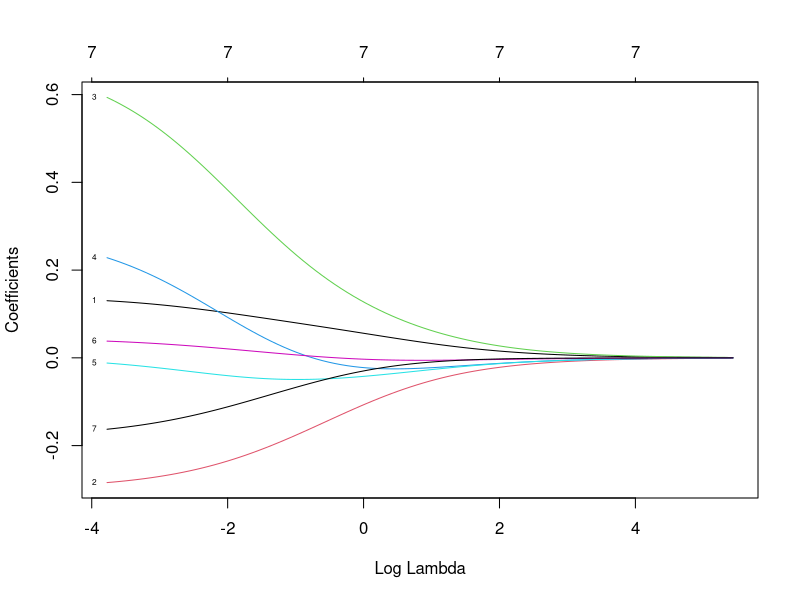
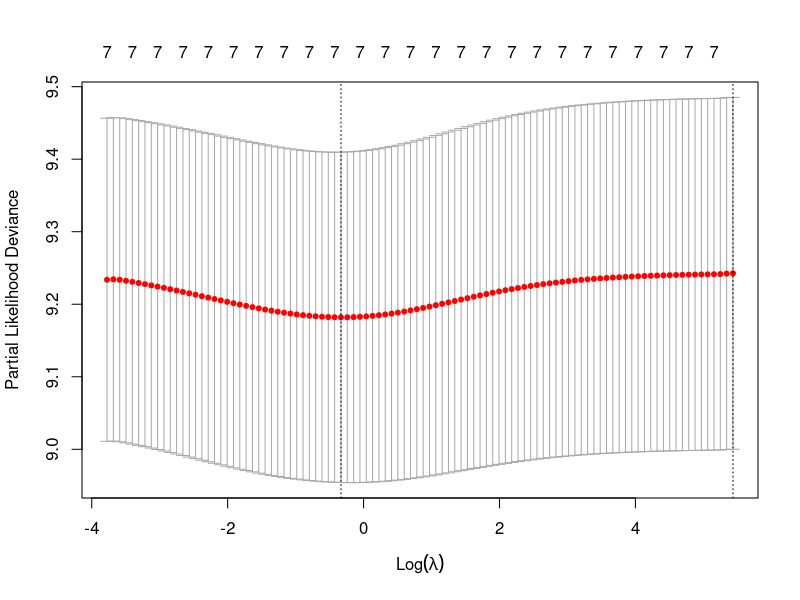

Write the R code that produced these figures, in order.
# =============================================================================
# Persona 2: Modelo de supervivencia de Cox penalizado con Ridge (L2)
# Requiere: survival, glmnet
#
# NOTA: el ejemplo usa survival::lung como base de prueba. Para el proyecto,
# reemplazar la sección 1 por la base real manteniendo el esquema:
#   time   = tiempo de seguimiento
#   event  = 1 si ocurrió el evento, 0 si fue censura
#   resto  = covariables (numéricas o dummies)
# =============================================================================

suppressPackageStartupMessages({
  library(survival)
  library(glmnet)
})

set.seed(2026)

# -----------------------------------------------------------------------------
# 1. Datos y preparación
# -----------------------------------------------------------------------------
data(lung, package = "survival")
dat <- lung
dat$event <- dat$status - 1          # lung: 1 = censura, 2 = muerte  ->  0 / 1
dat$sex   <- dat$sex - 1             # 0 = hombre, 1 = mujer

vars <- c("age", "sex", "ph.ecog", "ph.karno", "pat.karno", "meal.cal", "wt.loss")
dat  <- na.omit(dat[, c("time", "event", vars)])

X <- as.matrix(dat[, vars])
n <- nrow(X)
p <- ncol(X)
cat("Observaciones completas:", n, "| eventos:", sum(dat$event), "\n")

# Partición 70 / 30 para evaluar capacidad predictiva fuera de muestra
train_id <- sample(seq_len(n), size = round(0.7 * n))
test_id  <- setdiff(seq_len(n), train_id)

# Estandarización con medias y desviaciones SOLO del conjunto de entrenamiento
mu  <- colMeans(X[train_id, ])
sdv <- apply(X[train_id, ], 2, sd)
std <- function(M) sweep(sweep(M, 2, mu, "-"), 2, sdv, "/")

Xtr <- std(X[train_id, ])
Xte <- std(X[test_id, ])
tr_time  <- dat$time[train_id];  tr_event <- dat$event[train_id]
te_time  <- dat$time[test_id];   te_event <- dat$event[test_id]
ytr <- Surv(tr_time, tr_event)
yte <- Surv(te_time, te_event)

# Índice de concordancia de Harrell (implementación explícita, sin ambigüedad de signo).
# risk alto = riesgo alto = evento más temprano.
c_index <- function(time, event, risk) {
  num <- 0; den <- 0
  for (i in which(event == 1)) {
    comp <- time > time[i]                 # pares comparables: j sobrevive más que i
    den  <- den + sum(comp)
    num  <- num + sum(risk[i] > risk[comp]) + 0.5 * sum(risk[i] == risk[comp])
  }
  num / den
}

# -----------------------------------------------------------------------------
# 2. Referencia: Cox tradicional (lambda = 0), método de Breslow para empates
#    (mismo que usa glmnet, para que las comparaciones sean justas)
# -----------------------------------------------------------------------------
dtr <- data.frame(Xtr, time = tr_time, event = tr_event)
fit_cox <- coxph(Surv(time, event) ~ . , data = dtr, ties = "breslow")
lp_cox_te <- predict(fit_cox, newdata = as.data.frame(Xte), type = "lp")

# -----------------------------------------------------------------------------
# 3. Cox-Ridge con glmnet
#    glmnet minimiza:  -(1/n) * loglik(beta) + lambda * (1/2) * ||beta||^2
#    (alpha = 0 indica penalización puramente L2)
# -----------------------------------------------------------------------------
fit_ridge <- glmnet(Xtr, ytr, family = "cox", alpha = 0, standardize = FALSE)
plot(fit_ridge, xvar = "lambda", label = TRUE)   # ruta de coeficientes

# Selección de lambda por validación cruzada (devianza parcial)
cv_ridge <- cv.glmnet(Xtr, ytr, family = "cox", alpha = 0, standardize = FALSE,
                      nfolds = 10, type.measure = "deviance")
plot(cv_ridge)

lam_min <- cv_ridge$lambda.min   # mejor ajuste en CV
lam_1se <- cv_ridge$lambda.1se   # modelo más regularizado dentro de 1 EE del mínimo
cat("\nlambda.min =", round(lam_min, 5), "| lambda.1se =", round(lam_1se, 5), "\n")

# Se usa lambda.min en lo que sigue; cambiar a lam_1se para un modelo más conservador
lam <- lam_min

# -----------------------------------------------------------------------------
# 4. Coeficientes: Cox tradicional vs Cox-Ridge
#    Coeficientes en unidades de "por 1 desviación estándar" de cada covariable
# -----------------------------------------------------------------------------
b_ridge <- as.matrix(coef(cv_ridge, s = "lambda.min"))[, 1]
b_cox   <- coef(fit_cox)

tabla <- data.frame(
  variable   = vars,
  beta_cox   = b_cox[vars],
  beta_ridge = b_ridge[vars]
)
tabla$HR_cox   <- exp(tabla$beta_cox)
tabla$HR_ridge <- exp(tabla$beta_ridge)
cat("\nCoeficientes (por 1 DE):\n")
print(tabla, digits = 3, row.names = FALSE)

# -----------------------------------------------------------------------------
# 5. Capacidad predictiva en el conjunto de prueba
# -----------------------------------------------------------------------------
lp_ridge_te <- drop(predict(cv_ridge, newx = Xte, s = "lambda.min", type = "link"))

cat("\nC-index en prueba  | Cox:", round(c_index(te_time, te_event, lp_cox_te), 3),
    "| Cox-Ridge:", round(c_index(te_time, te_event, lp_ridge_te), 3), "\n")

# -----------------------------------------------------------------------------
# 6. Verificación: Newton-Raphson penalizado implementado a mano
#    beta_{m+1} = beta_m + [I(beta_m) + n*lambda*I]^{-1} [U(beta_m) - n*lambda*beta_m]
#    donde n*lambda es el lambda de la verosimilitud SIN dividir entre n.
# -----------------------------------------------------------------------------
cox_ridge_newton <- function(X, time, event, lambda_n, maxit = 50, tol = 1e-10) {
  p <- ncol(X)
  b <- numeric(p)
  ev <- which(event == 1)
  for (it in seq_len(maxit)) {
    w <- exp(drop(X %*% b))
    U <- numeric(p)
    I <- matrix(0, p, p)
    for (i in ev) {
      R  <- which(time >= time[i])                  # conjunto de riesgo
      XR <- X[R, , drop = FALSE]
      wR <- w[R]
      S0 <- sum(wR)
      S1 <- colSums(XR * wR)                        # sum w x
      S2 <- crossprod(XR * sqrt(wR))                # sum w x x'
      U  <- U + X[i, ] - S1 / S0                    # score
      I  <- I + S2 / S0 - tcrossprod(S1 / S0)       # informacion (= -Hessiano)
    }
    step <- solve(I + lambda_n * diag(p), U - lambda_n * b)
    b <- b + step
    if (max(abs(step)) < tol) break
  }
  list(beta = b, info = I, iter = it)
}

# (a) Con lambda = 0 debe reproducir coxph (Breslow)
b_newton0 <- cox_ridge_newton(Xtr, tr_time, tr_event, lambda_n = 0)$beta
cat("\nVerificación lambda = 0 (Newton propio vs coxph):\n")
print(round(cbind(coxph = b_cox[vars], newton = b_newton0), 5))

# (b) Con lambda > 0 debe reproducir glmnet (sin estandarizar de nuevo)
n_tr     <- nrow(Xtr)
lambda_n <- n_tr * lam
b_newton <- cox_ridge_newton(Xtr, tr_time, tr_event, lambda_n = lambda_n)
fit_chk  <- glmnet(Xtr, ytr, family = "cox", alpha = 0, standardize = FALSE,
                   lambda = lam, thresh = 1e-12)
b_glm <- as.matrix(coef(fit_chk))[, 1]
cat("\nVerificación lambda > 0 (Newton propio vs glmnet):\n")
print(round(cbind(glmnet = b_glm, newton = b_newton$beta), 5))
cat("Diferencia máxima:", format(max(abs(b_glm - b_newton$beta)), scientific = TRUE), "\n")

# -----------------------------------------------------------------------------
# 7. Grados de libertad efectivos: df(lambda) = tr{ I (I + n*lambda*I)^{-1} }
# -----------------------------------------------------------------------------
I_r <- b_newton$info
df_ridge <- sum(diag(I_r %*% solve(I_r + lambda_n * diag(p))))
cat("\nGrados de libertad efectivos (Cox-Ridge):", round(df_ridge, 2),
    "de", p, "covariables\n")
